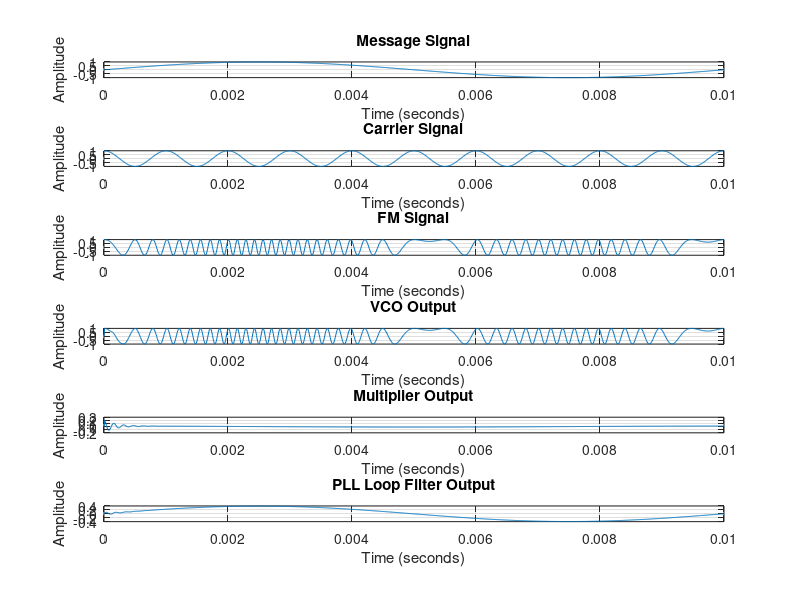

Here is the MATLAB script that generated this plot: (Note: this script raises an error after producing the figure.)
close all;  

fc=1000;   % Carrier frequency  
fs=100000; % Sample frequency 
N=5000;    % Number of samples 

Ts=1/fs; 
t=(0:Ts:N*Ts-Ts); 

% Create the message signal 
fm=100;             % Modulating frequency 
msg=sin(2*pi*fm*t); 

kf=.0628;           %Modulation index 
 
% Create the real and imaginary parts of a CW modulated carrier to be tracked. 
modulated=exp(1i*(2*pi*fc*t+2*pi*kf*cumsum(msg)));  % Modulated carrier (better to write it as complex exponential) 
carrier=exp(1i*(2*pi*fc*t));                        % Unmodulated carrier  (better to write it as complex exponential) 

% Initilize PLL Loop  
phi_2(1)=50;  
e(1)=0;  
mul(1)=0;  
vco(1)=0;  

% Define Loop Filter parameters (Sets damping) 
kp=0.15;    % Proportional constant  
ki=0.1;     % Integrator constant  

 

% PLL implementation  

for n=2:length(modulated)  

    vco(n) = conj(exp(1i * ((2 * pi * n * fc / fs) + phi_2(n - 1)))); 
    mul(n) = imag(modulated(n) * vco(n)); 
    e(n) = e(n - 1) + (kp * mul(n)) + (ki * (mul(n) - mul(n - 1))); 
    phi_2(n) = phi_2(n - 1) + e(n);

end  

 

% Plot waveforms
startplot = 1;
endplot = 1000;

% message signal
figure(1);
subplot(6,1,1);
plot(t(startplot:endplot), msg(startplot:endplot));
title('Message Signal');
xlabel('Time (seconds)');
ylabel('Amplitude');
grid;

% carrier signal
figure(1);
subplot(6,1,2);
plot(t(startplot:endplot), real(carrier(startplot:endplot)));
title('Carrier Signal');
xlabel('Time (seconds)');
ylabel('Amplitude');
grid;

% FM signal
figure(1);
subplot(6,1,3);
plot(t(startplot:endplot), real(modulated(startplot:endplot)));
title('FM Signal');
xlabel('Time (seconds)');
ylabel('Amplitude');
grid;

% VCO output
figure(1);
subplot(6,1,4);
plot(t(startplot:endplot), real(vco(startplot:endplot)));
title('VCO Output');
xlabel('Time (seconds)');
ylabel('Amplitude');
grid;

% multiplier output
figure(1);
subplot(6,1,5);
plot(t(startplot:endplot), real(mul(startplot:endplot)));
title('Multiplier Output');
xlabel('Time (seconds)');
ylabel('Amplitude');
grid;

% filter output
figure(1);
subplot(6,1,6);
plot(t(startplot:endplot), real(e(startplot:endplot)));
title('PLL Loop Filter Output');
xlabel('Time (seconds)');
ylabel('Amplitude');
grid;

periodogram(x,rectwin(length(x)),length(x),fs) % denotes fs sampling frequency 